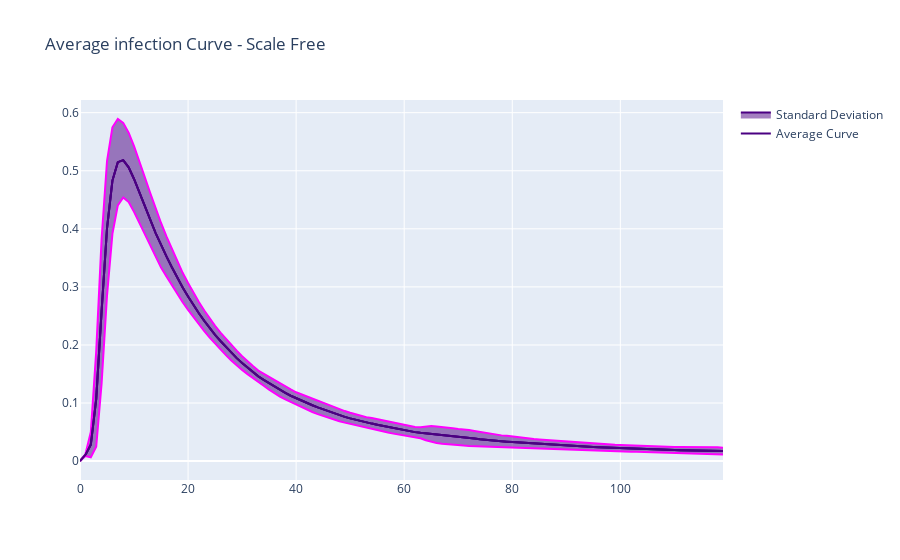

The cell this chart's notebook holds for it:
### Code cell
import plotly.graph_objects as go

fig = go.Figure()

x = infected_scalefree.index.to_list()[:120]
y = infected_scalefree['mean'][:120]
sd = infected_scalefree['sd'][:120]


fig.add_trace(go.Scatter(x=x, y=y,
    fill=None,
    mode='lines',
    line_color='indigo',
     name="Average Curve"
    ))

fig.add_trace(go.Scatter(x=x, y=y+sd,
    fill=None,
    mode='lines',
    line_color='magenta',
    showlegend=False
   ))

fig.add_trace(go.Scatter(
    x=x,
    y=y,
    fill='tonexty', # fill area between trace0 and trace1
    mode='lines', line_color='indigo',      name="Standard Deviation"))

fig.add_trace(go.Scatter(x=x, y=y-sd,
    fill=None,
    mode='lines',
    line_color='magenta',    showlegend=False
    ))


fig.add_trace(go.Scatter(
    x=x,
    y=y,
    fill='tonexty', # fill area between trace0 and trace1
    mode='lines', line_color='indigo',     showlegend=False
))


fig.update_layout(title = 'Average infection Curve - Scale Free')

fig.show()
